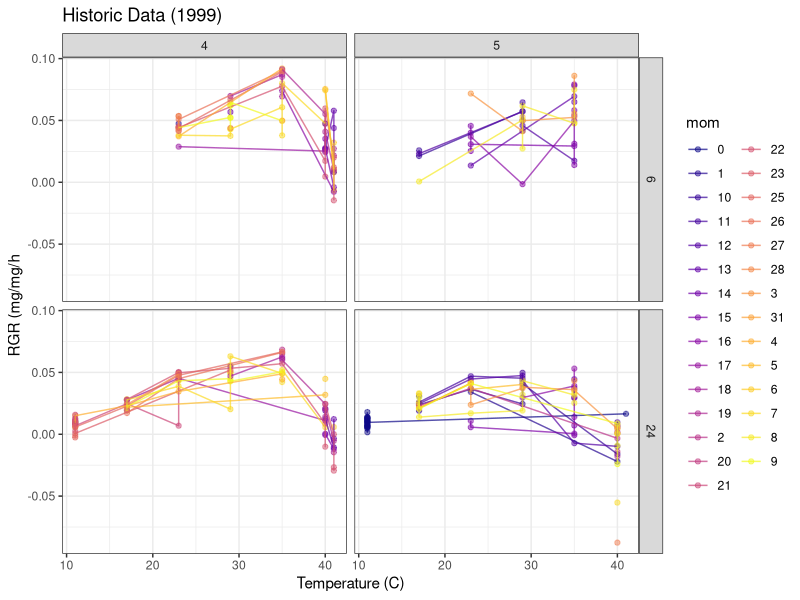
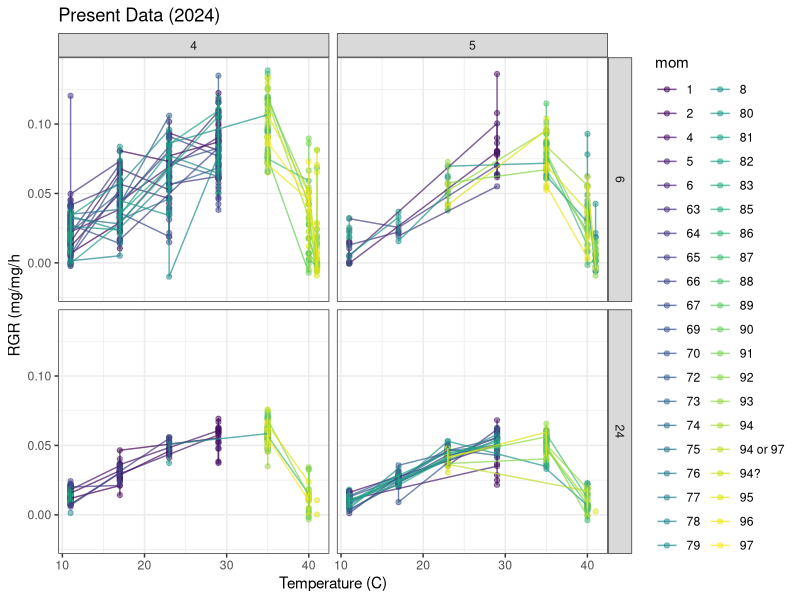
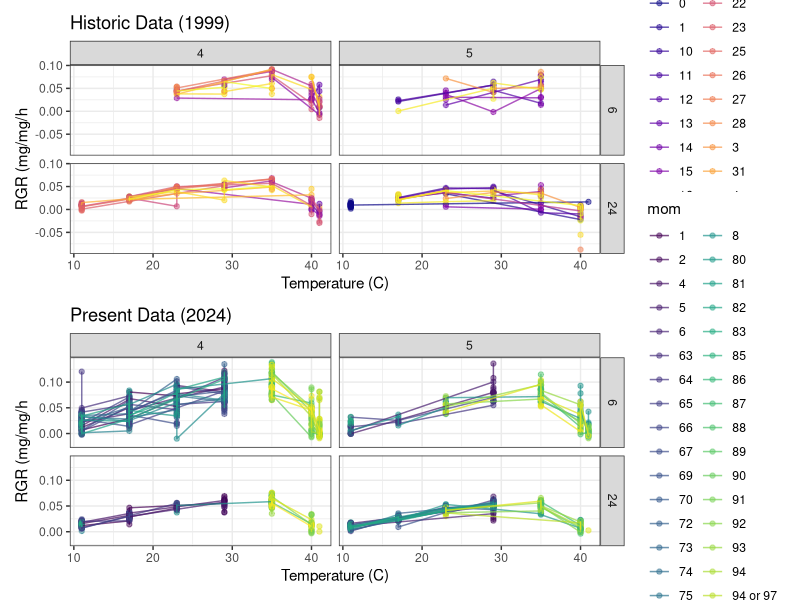
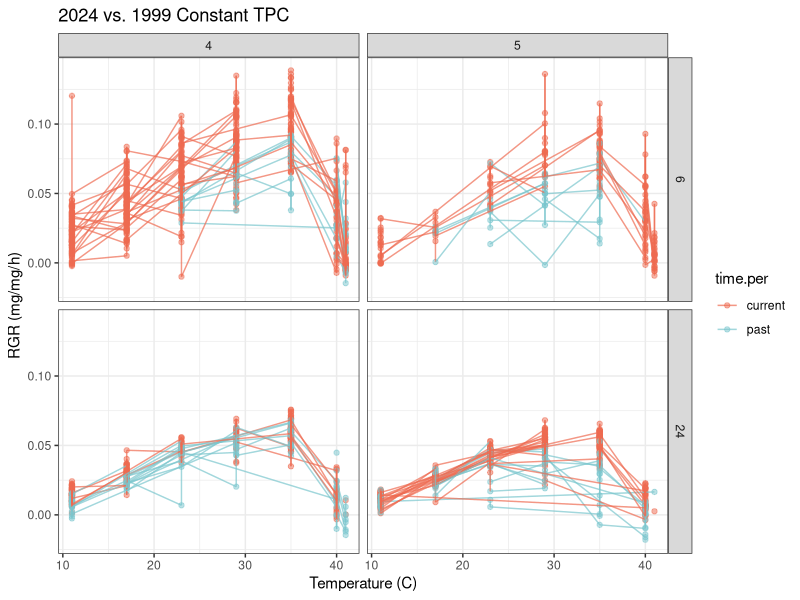
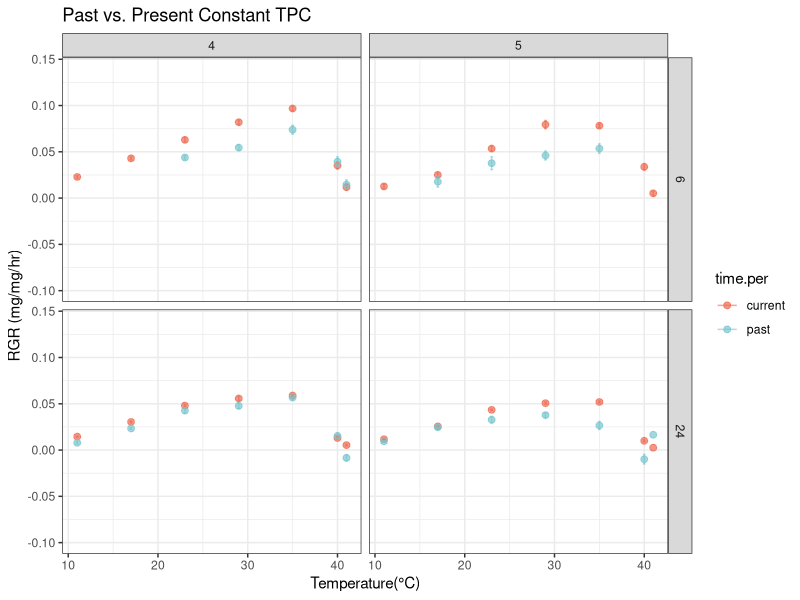
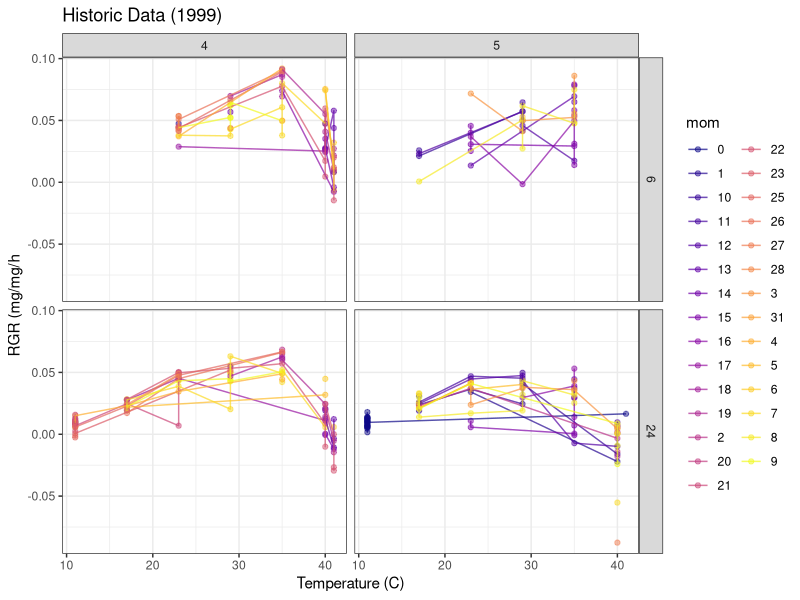
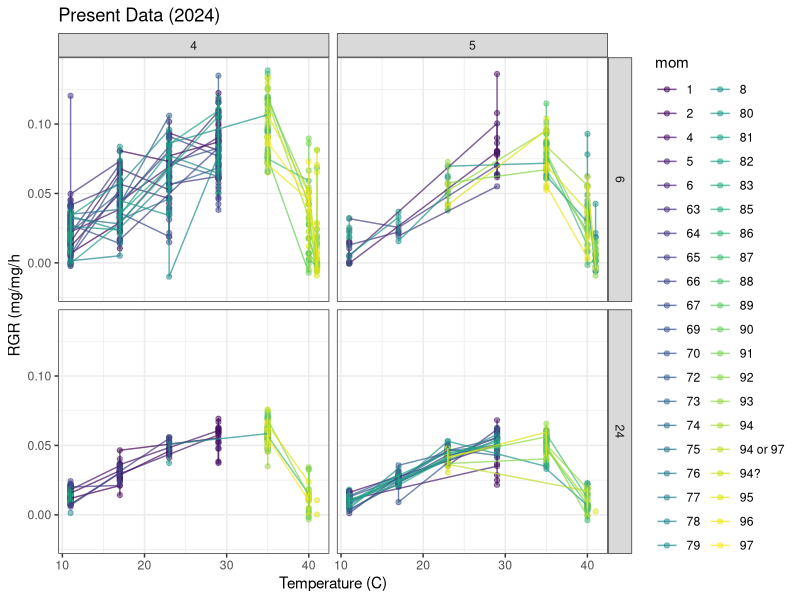
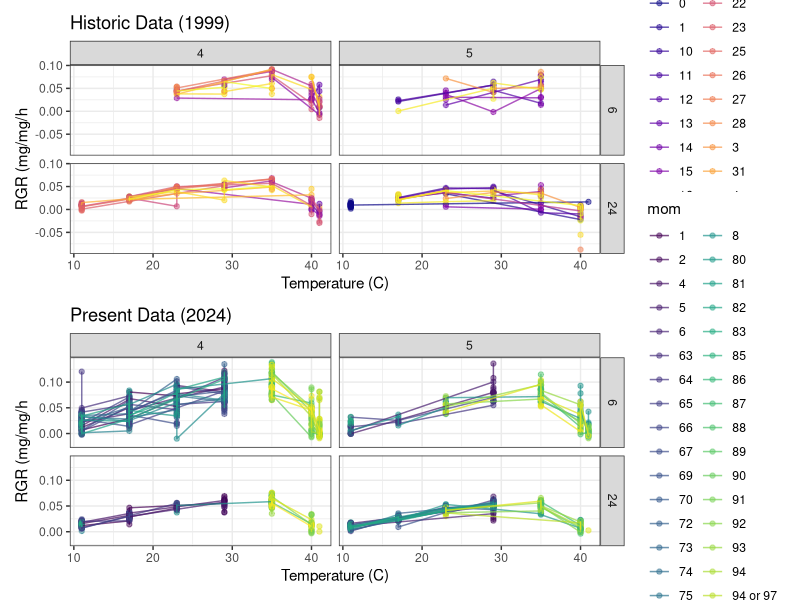

These charts were generated, in order, by the following R code:
# Taylor M. Hatcher
# 24 Hr Constant TPC Analysis for P.rapae
# This analysis compares historical constant feeding relative growth rates at 6hr and 24hr at a constant temperature

# Load required libraries 
library(ggplot2)
library(data.table)
library(dplyr)
library(patchwork)
library(reshape2)
library(viridis)
library(tidyverse)
library(lubridate)

# set working directory to github repository
setwd("~/Desktop/Repos/WARP2024/Data")

# read in past data 
tpc1 = read.csv("PrapaeW.1999.ConstantTempTPCs.4thinstar.jul2021.xlsx - data.csv")
tpc1$instar=4 # identify instar

tpc2 = read.csv("PrapaeW.1999.ConstantTempTPCs.5thinstar.jul2021.xlsx - data.csv")
names(tpc2)=names(tpc1)
tpc2$instar=5 # identify instar

# combine past data sets using rbind
tpc.p= rbind(tpc1, tpc2)

# calculate relative growth rate for 1999 past data set
tpc.p$rgr= (log(tpc.p$fw) - log(tpc.p$Mo))/tpc.p$time ### ?!?!?! is this the correct way to calculate rgr?
tpc.p$time.per= "past" # labels this data as past data set 

# ensure column names match current data column names
tpc.ps= tpc.p[,c("UniID","mom","ID","temp","instar","time","duration","mgain","rgr","time.per")]


# load in recent 2024  Constant TPC data
tpc.c = read.csv("2024PrapaeConstantTPCCombineddata.csv")


# calculate exact durations for present data set - currently not working at all, need help!!!! --- finish addressing this-- durations are wonky, may need to go in and edit data sheet
# Paste date in time in and time out column 
tpc.c$t.in <- paste(tpc.c$Date, tpc.c$t.in, sep = " ")
tpc.c$t.out <- paste(tpc.c$Date, tpc.c$t.out, sep = " ")

# Paste mom and individual together to create UniID
tpc.c <- tpc.c %>%
  mutate(UniID = paste(Female, Individual, sep = " "))

# Convert to POSIXct with correct formatting
tpc.c <- tpc.c %>%
  mutate(
    t.in = as.POSIXct(t.in, format = "%d-%b-%y %H:%M", tz = "UTC"),
    t.out = as.POSIXct(t.out, format = "%d-%b-%y %H:%M", tz = "UTC")
    )%>%
  group_by(UniID)%>% 
  mutate(
    first_t_out = first(t.out),
    duration = as.numeric(difftime(t.out, first_t_out, units = "hours")))

# take care of dead values and put nas if there are no numeric values in the cell
tpc.c$fw <- as.numeric(tpc.c$fw)

# calculate relative growth rate for current 2024 data set
tpc.c$rgr= (log(tpc.c$fw) - log(tpc.c$M0))/tpc.c$duration #!!!!!!!!check duration if it is correct --- note to self on 12/19/24 - should I calculate actual durations like joel did? May be why my error bars are so small
tpc.c$time.per= "current"

# Make sure that new data follows naming of old data sets
tpc.c$mom= tpc.c$Female
tpc.c$ID= tpc.c$Individual
tpc.c$UniID= paste(tpc.c$temp, tpc.c$mom, tpc.c$ID, sep=".")

#Calculate mass gained in each time treatment
tpc.c$mgain= tpc.c$fw - tpc.c$M0

#combine historic and current
tpc.cs= tpc.c[,c("UniID","mom","ID","temp","instar","time","duration","mgain","rgr","time.per")]


# combine data sets 
tpc= rbind.data.frame(tpc.cs, tpc.ps, sort = TRUE)


###Plot

##Set up durations of 6hr and 24hr

tpc$dur=NA
tpc$time= as.numeric(tpc$time)
tpc[tpc$time>5 & tpc$time<6.5 & tpc$time.per=="past","dur"]=6
tpc[tpc$time>20 & tpc$time<26 & tpc$time.per=="past","dur"]=24
tpc[tpc$time.per=="current","dur"]= tpc[tpc$time.per=="current","duration"]

###separate historic and present data

# Filter data for historic data set 
tpc_past <- tpc %>% filter(time.per == "past")

# Create the plot for past data
past_plot <- ggplot(tpc_past[tpc_past$dur %in% c(6, 24),], aes(x = temp, y = rgr, color = mom)) +
  geom_point(alpha = 0.5) +
  geom_line(aes(group = mom), alpha = 0.7) +
  facet_grid(dur ~ instar) +
  theme_bw() +
  xlab("Temperature (C)") +
  ylab("RGR (mg/mg/h") +
  ggtitle("Historic Data (1999)") +
  scale_color_viridis(discrete = TRUE, option = "C")
print(past_plot)
setwd('/Volumes/GoogleDrive/Shared drives/TrEnCh/Projects/WARP/Analyses/figures/')
pdf("24hrTPCConstantHistoricData")

# Filter data for current data set
tpc_current <- tpc %>% filter(time.per == "current")
past_plot
dev.off()

# Create the plot for current data
current_plot <- ggplot(tpc_current[tpc_current$duration %in% c(6,24),], aes( x = temp, y = rgr, color = mom)) +
  geom_point(alpha = 0.5) +
  geom_line(aes(group = mom), alpha = 0.7) +
  facet_grid(dur ~ instar) +
  theme_bw() +
  xlab("Temperature (C)") +
  ylab("RGR (mg/mg/h") +
  ggtitle("Present Data (2024)") +
  ylim(-0.02, 0.14) +
  scale_color_viridis(discrete = TRUE)
print(current_plot)
setwd('/Volumes/GoogleDrive/Shared drives/TrEnCh/Projects/WARP/Analyses/figures/')
pdf("2024_24hrTPCConstantCurrentData")
current_plot
dev.off()

#combine both individual plots for past and current data
combined_plot <- past_plot + current_plot + plot_layout(ncol = 1)
print(combined_plot)   
tpc.plot <- ggplot(tpc[tpc$dur %in% c(6,24),], aes(x=temp, y=rgr, color=time.per)) +
  geom_point(alpha=0.5) +
  geom_line(aes(group = mom, color = time.per), alpha = 0.7) + # lineage lines
  facet_grid(dur ~ instar) +
  theme_bw() +
  xlab("Temperature (C)") +
  ylab("RGR (mg/mg/h)") +
  ggtitle("2024 vs. 1999 Constant TPC") +
  ylim(-0.02, 0.14)+
  scale_color_manual(values = c("current" = "#EE6A50", "past" = "#7AC5CD"))
print(tpc.plot)
setwd('/Volumes/GoogleDrive/Shared drives/TrEnCh/Projects/WARP/Analyses/figures/')
pdf("2024ConstantTPCComparison")
combined_plot
dev.off()

# Aggregate mean values with standard error calculation
tpc.agg <- tpc %>%
  group_by(temp, time.per, dur, instar) %>% # need to actually calculate the precise durations and not just a flat 6 hr and 24 hr durations for the present data set
  dplyr::summarise(
    mean = mean(rgr, na.rm = TRUE),
    se = sd(rgr, na.rm = TRUE) / sqrt(n())
  )
#plotting family means with error bars
tpc.plot <- ggplot(tpc.agg[tpc.agg$dur %in% c(6, 24), ],aes(x = temp, y = mean, color = time.per, group = time.per)) +
  geom_point(alpha = 0.7, size = 2) + # Points for mean values
  geom_errorbar(aes(ymin = mean - se, ymax = mean +se), width = 0.3, alpha = 0.6) + # Error bars
  facet_grid(dur ~ instar) + #Facets for duration and instar
  theme_bw() +
  xlab("Temperature(°C)") +
  ylab("RGR (mg/mg/hr)") +
  ggtitle("Past vs. Present Constant TPC") +
  ylim(-0.10, 0.14) +
  scale_color_manual(values = c("current" = "#EE6A50", "past" = "#7AC5CD"))
  #tpc$time.per <- factor(tpc$time.per, levels = c("past", "current")) 
  print(tpc.plot)
  setwd('/Volumes/GoogleDrive/Shared drives/TrEnCh/Projects/WARP/Analyses/figures/')
  pdf("2024ConstantTPCFamilyMeans")
  tpc.plot
  dev.off()

#plot family mean values 
tpc.agg.f <- tpc %>%
  group_by(mom) %>%
  dplyr::summarise(rgr, na.rm=TRUE) 
